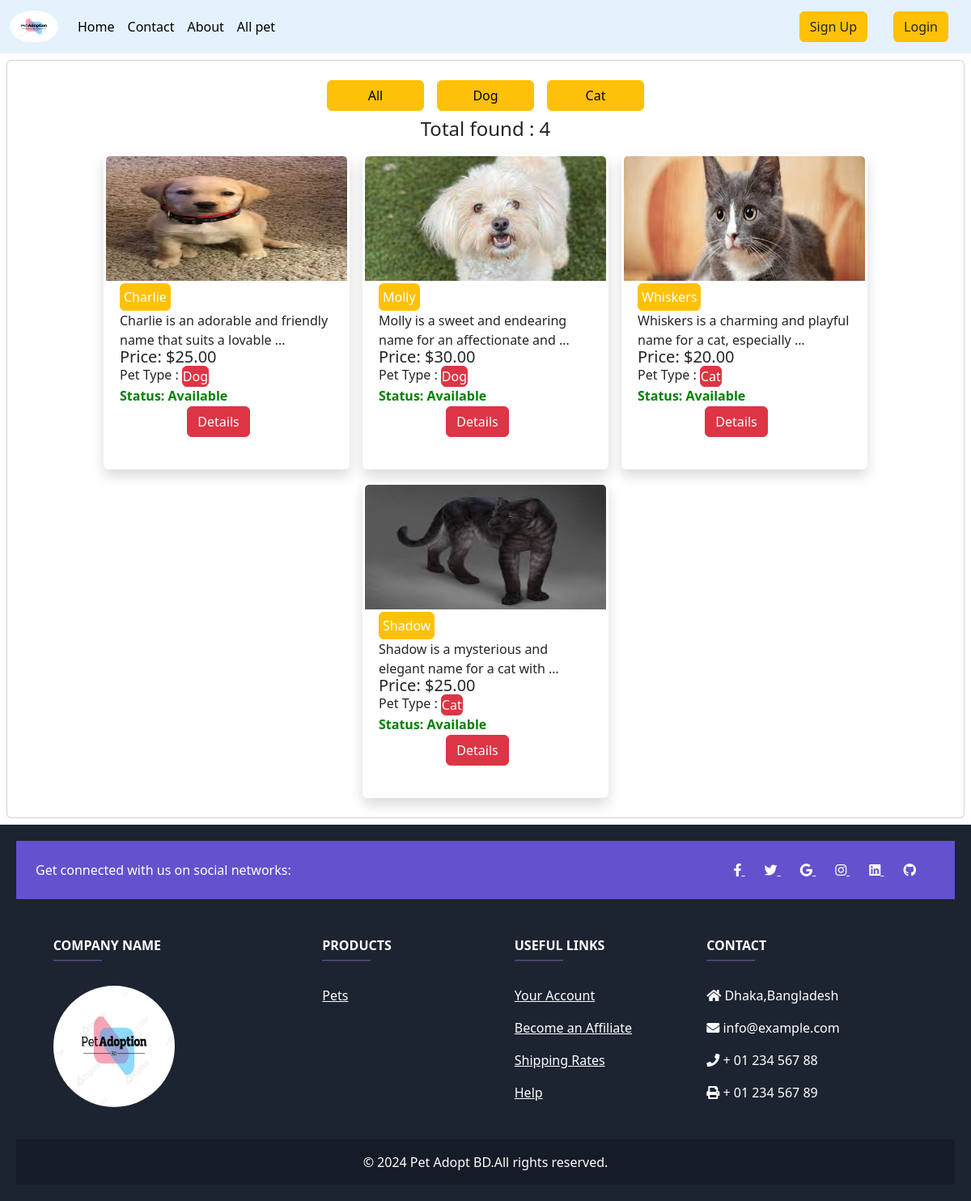
/all_pet/, run on the app's committed database.
### pet/models.py (models this page shows, shortened)
class pet_category(models.Model):
    name = models.CharField(max_length=50)
    slug = models.SlugField(max_length=100,unique=True, null=True, blank=True)
    def __str__(self):
        return self.name

class pets(models.Model):
    user = models.ForeignKey(User, on_delete=models.CASCADE)
    name = models.CharField( max_length=50)
    pet_type = models.ForeignKey(pet_category, on_delete=models.CASCADE)
    discription = models.TextField()
    image = models.FileField(upload_to='pet/media/uploads', blank = True, null = True)
    is_available = models.BooleanField(default=True)
    price = models.DecimalField(max_digits=7, decimal_places=2)

### Pet_Adoption_Platform/views.py (the view)
# urls.py: path('all_pet/',views.all_pet, name='all_pet'),
def all_pet(request, pet_slug = None):
    data = pets.objects.all()
    if pet_slug is not None:
        pet_c = pet_category.objects.get(slug = pet_slug)
        data = pets.objects.filter(pet_type = pet_c)
    pet = pet_category.objects.all()
    return render(request, 'all_pet.html', {'data': data, 'pet': pet})

### templates/all_pet.html
{% extends "base.html" %}
{% load static %}
{% block css %}
<link rel="stylesheet" href="{% static 'css/card.css' %}">
{% endblock  %}
{% block content %}
<div class="col-12">
    <div class="card m-2 ">
      <div class="card-body four">
        <div id="adopt" class='d-flex justify-content-center'>
            <a class="btn btn-warning m-2", style="width: 120px;" href="{% url 'all_pet' %}">All</a>
          {% for b in pet %}
          <a class="btn btn-warning m-2", style="width: 120px;" href="{% url 'pet_wise_post' b.slug %}">{{b.name}}</a>
        {% endfor %}
      </div>
      <div  class='d-flex justify-content-center'>
        <h4>Total found : {{data | length}}</h4>
      </div>
    <div class='d-flex justify-content-center align-items-center  gap-3 flex-wrap p-2' >
      {% for pet in data %}
      <div class="card shadow pet-card" style="width: 19rem;">
      <div>
        <img src="{{pet.image.url}}" class="card-img-top" alt="..." style="height:160px">
      </div>
      <div class="card-body">
        <h5 class="card-title"><a class="btn p-1 pet-name btn-warning" href="">{{pet.name}}</a></h5>
        <p class="card-title">{{pet.discription | truncatewords:11}} </p>
        <h5 class="card-title price" style="position: relative; bottom: 23px;">Price: ${{pet.price}}</h5>
        <p class='type'>Pet Type : <button class="btn btn-danger p-0 m-0 ">{{pet.pet_type}}</button></p>
        <div class='available'>
        {% if pet.is_available %}
        <p class="status aavailable">Status: Available</p>
        {% else %}
          <p class="status not-available">Status: Not Available</p>
        {% endif %}
        </div>
         <div class='btnn'>
         <a class="btn btn-danger  m-2" href="{% url 'Details' pet.id %}">Details</a>
        </div>
      </div>
      </div>
    {% endfor %}
    </div>
    </div>
  </div>
  {% include "fotter.html" %}
{% endblock  %}

### templates/base.html (shortened to what this page needs)
<!DOCTYPE html>
<html lang="en">
<head>
    <link href="https://cdn.jsdelivr.net/npm/bootstrap@5.3.2/dist/css/bootstrap.min.css" rel="stylesheet">
    {% load static %}
   <link rel="stylesheet" type="text/css" href="{% static 'css/home.css' %}">
   {% block css %}{% endblock  %}
</head>
<body>
  <nav class="navbar navbar-expand-lg navbar-light" style="background-color: #e3f2fd;">
    <div class="container-fluid">
      <a class="navbar-brand" href="{% url 'home' %}"><img class="n-logo" src="{% static 'images/logo.png' %}" alt=""></a>
      <div class="collapse navbar-collapse" id="navbarSupportedContent">
        <ul class="navbar-nav me-auto mb-2 mb-lg-0">
          <li class="nav-item">
            <a class="nav-link active" aria-current="page" href="{% url 'home' %}">Home</a>
          </li>
          <li class="nav-item">
            <a class="nav-link active" aria-current="page" href="{% url 'contact' %}">Contact</a>
          </li>
          <li class="nav-item">
            <a class="nav-link active" aria-current="page" href="{% url 'about' %}">About</a>
          </li>
          <li class="nav-item">
            <a class="nav-link active" aria-current="page" href="{% url 'all_pet' %}">All pet</a>
          </li>
        </ul>
        {% if request.user.is_authenticated %}
            <a class="mx-3 btn btn-warning text-dark" href="{% url 'profile' %}">Profile</a>
            <a class="mx-3 btn btn-danger text-dark" href="{% url 'user_logout' %}">Logout</a>
            {% else %}
            <a class="mx-3 btn btn-warning text-dark" href="{% url 'sing_up' %}">Sign Up</a>
            <a class="mx-3 btn btn-warning text-dark" href="{% url 'user_login' %}">Login</a>
            {% endif %}
      </div>
    </div>
  </nav>
      {% block content %}{% endblock  %}
  </body>
</html>

### templates/fotter.html
{% load static %} {% block css %}
<link rel="stylesheet" type="text/css" href="{% static 'css/home.css' %}" />
<link href="https://cdnjs.cloudflare.com/ajax/libs/font-awesome/5.10.0/css/all.min.css" rel="stylesheet">
{% endblock %} {% block fotter %}
<footer
  class="text-center text-lg-start text-white"
  style="background-color: #1c2331"
>
  <section
    class="d-flex justify-content-between p-4"
    style="background-color: #6351ce"
  >
    <div class="me-5">
      <span>Get connected with us on social networks:</span>
    </div>
    <div>
      <a href="" class="text-white me-4">
        <i class="fab fa-facebook-f"></i>
      </a>
      <a href="" class="text-white me-4">
        <i class="fab fa-twitter"></i>
      </a>
      <a href="" class="text-white me-4">
        <i class="fab fa-google"></i>
      </a>
      <a href="" class="text-white me-4">
        <i class="fab fa-instagram"></i>
      </a>
      <a href="" class="text-white me-4">
        <i class="fab fa-linkedin"></i>
      </a>
      <a href="" class="text-white me-4">
        <i class="fab fa-github"></i>
      </a>
    </div>
  </section>
  <section class="">
    <div class="container text-center text-md-start mt-5">
      <div class="row mt-3">
        <div class="col-md-3 col-lg-4 col-xl-3 mx-auto mb-4">
          <h6 class="text-uppercase fw-bold">Company name</h6>
          <hr
            class="mb-4 mt-0 d-inline-block mx-auto"
            style="width: 60px; background-color: #7c4dff; height: 2px"
          />
          <p>
            <img class="f-logo" src="{% static 'images/logo.png' %}" alt="" />
          </p>
        </div>
        <div class="col-md-2 col-lg-2 col-xl-2 mx-auto mb-4">
          <h6 class="text-uppercase fw-bold">Products</h6>
          <hr
            class="mb-4 mt-0 d-inline-block mx-auto"
            style="width: 60px; background-color: #7c4dff; height: 2px"
          />
          <p>
            <a href="#!" class="text-white">Pets</a>
          </p>
        </div>
        <div class="col-md-3 col-lg-2 col-xl-2 mx-auto mb-4">
          <h6 class="text-uppercase fw-bold">Useful links</h6>
          <hr
            class="mb-4 mt-0 d-inline-block mx-auto"
            style="width: 60px; background-color: #7c4dff; height: 2px"
          />
          <p>
            <a href="#!" class="text-white">Your Account</a>
          </p>
          <p>
            <a href="#!" class="text-white">Become an Affiliate</a>
          </p>
          <p>
            <a href="#!" class="text-white">Shipping Rates</a>
          </p>
          <p>
            <a href="#!" class="text-white">Help</a>
          </p>
        </div>
        <div class="col-md-4 col-lg-3 col-xl-3 mx-auto mb-md-0 mb-4">
          <h6 class="text-uppercase fw-bold">Contact</h6>
          <hr
            class="mb-4 mt-0 d-inline-block mx-auto"
            style="width: 60px; background-color: #7c4dff; height: 2px"
          />
          <p><i class="fas fa-home mr-3"></i> Dhaka,Bangladesh</p>
          <p><i class="fas fa-envelope mr-3"></i> info@example.com</p>
          <p><i class="fas fa-phone mr-3"></i> + 01 234 567 88</p>
          <p><i class="fas fa-print mr-3"></i> + 01 234 567 89</p>
        </div>
      </div>
    </div>
  </section>
  <div class="text-center p-3" style="background-color: rgba(0, 0, 0, 0.2)">
    &copy; 2024 Pet Adopt BD.All rights reserved.
  </div>
</footer>
{% endblock %}

### static/css/home.css (style rules this page uses)
.n-logo { width: 60px; height: 40px; border-radius: 50%; }
.f-logo { width: 150px; height: 150px; border-radius: 50%; }

### static/css/card.css (style rules this page uses)
.card.shadow.pet-card { border: none; height: 390px; transition: transform 0.3s ease-in-out; }
.card.shadow.pet-card .card-body { padding: 1.25rem; }
.card.shadow.pet-card img.card-img-top { border-top-left-radius: 0.5rem; border-top-right-radius: 0.5rem; }
.card.shadow.pet-card h5.card-title a.btn { color: #fff; }
.card-img-top { height: 130px; padding: 3px; border-radius: 0px 0px 0px 0px; }
.type { position: relative; bottom: 25px; }
.status { font-weight: bold; position: relative; top: 5px; }
.available { color: green; }
.card-title { margin: 0px; position: relative; bottom: 20px; }
.btnn { position: relative; bottom: 65px; display: flex; right: 10px; gap: 10px; justify-content: center; }
.pet-name { position: relative; }
.available { position: relative; bottom: 47px; }
footer { background-color: #333; color: #fff; padding: 20px; text-align: center; }

### data on the page
pet_category: name "Dog"
pet_category: name "Cat"
pets: image (picture), name "Charlie", discription "Charlie is an adorable and friendly name that suits a lovable …", price "25.00", pet_type "Dog", is_available "Status: Available"
pets: image (picture), name "Molly", discription "Molly is a sweet and endearing name for an affectionate and …", price "30.00", pet_type "Dog", is_available "Status: Available"
pets: image (picture), name "Whiskers", discription "Whiskers is a charming and playful name for a cat, especially …", price "20.00", pet_type "Cat", is_available "Status: Available"
pets: image (picture), name "Shadow", discription "Shadow is a mysterious and elegant name for a cat with …", price "25.00", pet_type "Cat", is_available "Status: Available"

### other printed values
{{ data | length }} "4"
